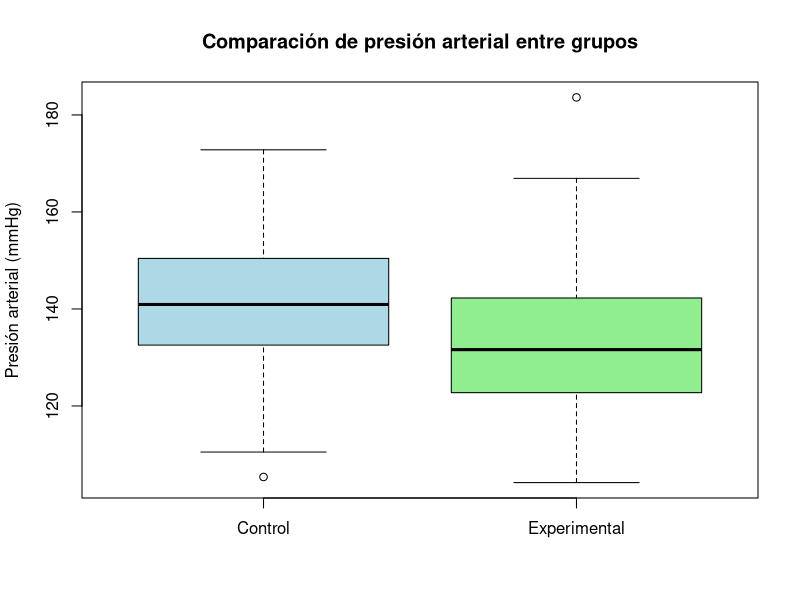

R code for this plot:
# Clase 8 -----------------------------------------------------------------

# Prof: PhD(c) Carmen Taveras 
# Probabilidad y Estadística 
# UAH 
# Octubre 2024 

# Intervalos de Confianza, Pruebas Estadística--------------------------------------------



# --------------------------------------------------------
# Ejemplo en salud: Eficacia de un nuevo medicamento para reducir la presión arterial
# --------------------------------------------------------

# 1. Planteamiento de hipótesis:

# H0: El nuevo medicamento no tiene efecto en la reducción de la presión arterial

# HA: El nuevo medicamento reduce la presión arterial promedio

# Simularemos datos para dos grupos: 

# 1. Grupo control (que no toma el medicamento)

# 2. Grupo experimental (que toma el medicamento)

set.seed(123)  # Fijamos una semilla para reproducibilidad

n_pacientes <- 100  # Número de pacientes por grupo

# Simulamos los datos de presión arterial de los dos grupos

# Grupo control (sin medicamento): presión arterial promedio 140 mmHg, desviación estándar 15

grupo_control <- rnorm(n_pacientes, mean = 140, sd = 15)

# Grupo experimental (con medicamento): presión arterial promedio 135 mmHg, desviación estándar 15

grupo_experimental <- rnorm(n_pacientes, mean = 135, sd = 15)

# 2. Visualización de los datos

# Compararemos las distribuciones de presión arterial entre los dos grupos

boxplot(grupo_control, grupo_experimental,
        names = c("Control", "Experimental"),
        main = "Comparación de presión arterial entre grupos",
        ylab = "Presión arterial (mmHg)",
        col = c("lightblue", "lightgreen"))

# --------------------------------------------------------
# 3. Formulación de hipótesis
# --------------------------------------------------------
# H0: La presión arterial promedio es igual en ambos grupos (el medicamento no tiene efecto)

# HA: La presión arterial promedio en el grupo experimental es menor que en el grupo control (el medicamento reduce la presión arterial).

# Usaremos una prueba t de Student para comparar las medias de los dos grupos

prueba_t <- t.test(grupo_experimental, grupo_control, alternative = "less")

# Mostrar el valor p

cat("Valor p de la prueba t:", prueba_t$p.value, "\n")

# --------------------------------------------------------
# 4. Interpretación del valor p y nivel de significancia
# --------------------------------------------------------
# Establecemos un nivel de significancia (alfa), típicamente 0.05.
nivel_significancia <- 0.05

# Decisión:

if (prueba_t$p.value < nivel_significancia) {
  cat("Rechazamos la hipótesis nula. El medicamento parece reducir la presión arterial.\n")
} else {
  cat("No rechazamos la hipótesis nula. No hay evidencia suficiente para decir que el medicamento reduce la presión arterial.\n")
}

# --------------------------------------------------------
# 5. Concepto de Error Tipo I y Tipo II
# --------------------------------------------------------
# Error Tipo I: Rechazamos la hipótesis nula cuando en realidad es verdadera.

# Error Tipo II: No rechazamos la hipótesis nula cuando en realidad es falsa.

# Ahora, simularemos un escenario donde el medicamento en realidad no tiene efecto (H0 es verdadera):

grupo_experimental_sin_efecto <- rnorm(n_pacientes, mean = 140, sd = 15)

# Repetimos la prueba t para este escenario

prueba_t_sin_efecto <- t.test(grupo_experimental_sin_efecto, grupo_control, alternative = "less")

# Mostrar el valor p

cat("Valor p (sin efecto real del medicamento):", prueba_t_sin_efecto$p.value, "\n")

# --------------------------------------------------------
# Reflexión sobre los errores:
# - Si en este caso rechazáramos la hipótesis nula, cometeríamos un Error Tipo I.
# - Si el medicamento realmente fuera efectivo, pero no lo detectamos, cometeríamos un Error Tipo II.
# --------------------------------------------------------

